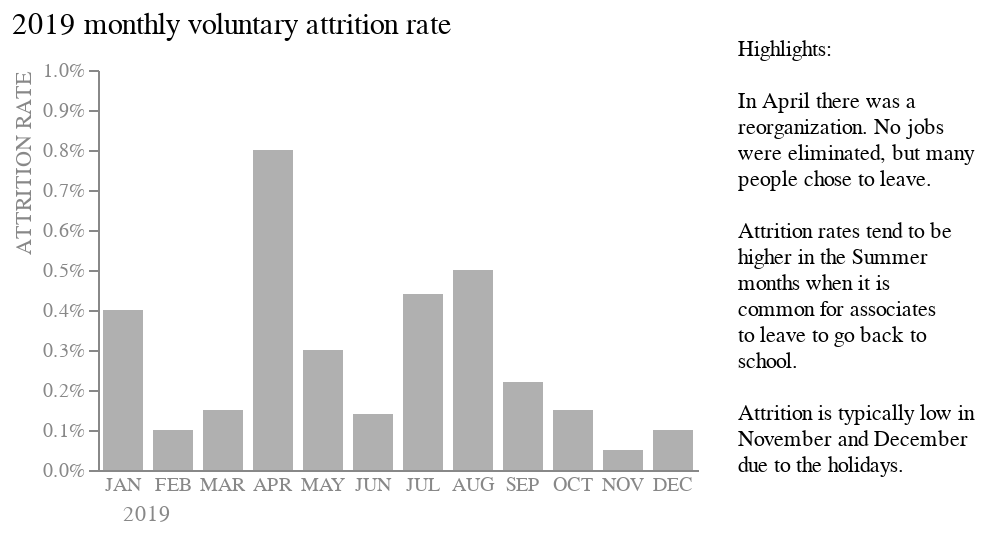

Notebook source saved alongside this figure:
### Markdown cell above
### Gestalt Principles

The main focus of this exercise is to apply the Gestalt Principles of Visual Perception to declutter graphs. For principles will be demonstrated, and each of them will be clarified through the visualization employing it.

### Code cell
# Graph with cluttered text

bar = alt.Chart(table, title = alt.Title(
    "2019 monthly voluntary attrition rate",
    fontSize = 15,
    anchor = 'start',
    offset = 10,
    fontWeight = "normal"
    )).mark_bar(size = 20, color = "#b0b0b0").encode(
    x = alt.X('Date', 
              sort = None, 
              axis = alt.Axis(labelAngle = 0, titleX = 12, 
                              labelColor = "#888888", titleColor = '#888888', 
                              ticks = False, titleAnchor = 'start', titleFontWeight = 'normal'), 
              title = "2019"
              ), 
    y = alt.Y('Rate', 
              axis = alt.Axis(grid = False, titleAnchor = 'end', 
                              labelColor = "#888888", titleColor = '#888888', 
                              titleFontWeight = 'normal', format = "%", tickCount = 10), 
              scale = alt.Scale(domain = [0, 0.01]), 
              title = "ATTRITION RATE"
              ),
    ).properties(
    width = 300,
    height = 200
)

text = alt.Chart(
    {"values": [{"text":  ['Highlights:', 
         ' ',
         'In April there was a', 'reorganization. No jobs', 'were eliminated, but many', 'people chose to leave.', 
         ' ',
         'Attrition rates tend to be', 'higher in the Summer',  'months when it is', 
         'common for associates',
         'to leave to go back to', 
         'school.',
         ' ',
         'Attrition is typically low in', 'November and December', 'due to the holidays.']}]}
).mark_text(size = 11, align = "left", dy = -20, dx = -10).encode(
    text = "text:N"
)


# Using the | symbols makes it so Altair unites the bar and the text next to each other horizontally

final = bar | text

final.configure_view(stroke = None)

### Figure 1 — Vega-Lite specification as saved in the notebook (floating-point values rounded to 4 significant figures)
{"config": {"view": {"continuousWidth": 300, "continuousHeight": 300, "stroke": null}}, "hconcat": [{"data": {"name": "data-0f748d12b71fa1969f524ef0b4d050d0"}, "mark": {"type": "bar", "color": "#b0b0b0", "size": 20}, "encoding": {"x": {"axis": {"labelAngle": 0, "labelColor": "#888888", "ticks": false, "titleAnchor": "start", "titleColor": "#888888", "titleFontWeight": "normal", "titleX": 12}, "field": "Date", "sort": null, "title": "2019", "type": "nominal"}, "y": {"axis": {"format": "%", "grid": false, "labelColor": "#888888", "tickCount": 10, "titleAnchor": "end", "titleColor": "#888888", "titleFontWeight": "normal"}, "field": "Rate", "scale": {"domain": [0, 0.01]}, "title": "ATTRITION RATE", "type": "quantitative"}}, "height": 200, "title": {"text": "2019 monthly voluntary attrition rate", "anchor": "start", "fontSize": 15, "fontWeight": "normal", "offset": 10}, "width": 300}, {"data": {"name": "data-c2d1f9b053875a01285743790ea52a99"}, "mark": {"type": "text", "align": "left", "dx": -10, "dy": -20, "size": 11}, "encoding": {"text": {"field": "text", "type": "nominal"}}}], "$schema": "https://vega.github.io/schema/vega-lite/v5.15.1.json", "datasets": {"data-0f748d12b71fa1969f524ef0b4d050d0": [{"Date": "JAN", "Rate": 0.004, "# exits": 120}, {"Date": "FEB", "Rate": 0.001, "# exits": 30}, {"Date": "MAR", "Rate": 0.0015, "# exits": 45}, {"Date": "APR", "Rate": 0.008, "# exits": 240}, {"Date": "MAY", "Rate": 0.003, "# exits": 90}, {"Date": "JUN", "Rate": 0.0014, "# exits": 42}, {"Date": "JUL", "Rate": 0.0044, "# exits": 132}, {"Date": "AUG", "Rate": 0.005, "# exits": 150}, {"Date": "SEP", "Rate": 0.0022, "# exits": 66}, {"Date": "OCT", "Rate": 0.0015, "# exits": 45}, {"Date": "NOV", "Rate": 0.0005, "# exits": 15}, {"Date": "DEC", "Rate": 0.001, "# exits": 30}], "data-c2d1f9b053875a01285743790ea52a99": [{"text": ["Highlights:", " ", "In April there was a", "reorganization. No jobs", "were eliminated, but many", "people chose to leave.", " ", "Attrition rates tend to be", "higher in the Summer", "months when it is", "common for associates", "to leave to go back to", "school.", " ", "Attrition is typically low in", "November and December", "due to the holidays."]}]}}
